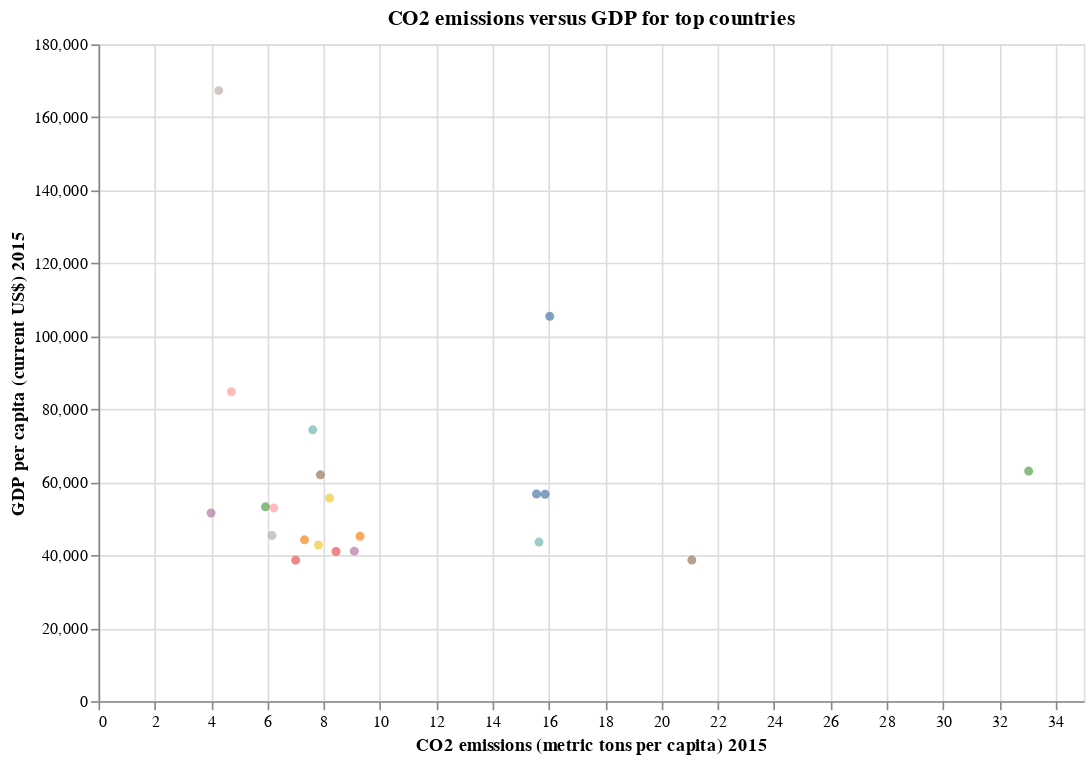

Source (notebook cell):
### Code cell
alt.Chart(source).mark_circle().encode(
    x = alt.X('CO2 emissions (metric tons per capita) 2015'),
    y = alt.Y('GDP per capita (current US$) 2015'),
    color = alt.Color('Country Name:N', legend=None),
    tooltip='Country Name'
).properties(width=600, height=400, title='CO2 emissions versus GDP for top countries' ).interactive()

### Figure 1 — Vega-Lite specification as saved in the notebook (floating-point values rounded to 4 significant figures)
{"config": {"view": {"continuousWidth": 400, "continuousHeight": 300}}, "data": {"name": "data-9548879dc8a8eeed59c2f813a9f66775"}, "mark": "circle", "encoding": {"color": {"field": "Country Name", "legend": null, "type": "nominal"}, "tooltip": {"field": "Country Name", "type": "nominal"}, "x": {"field": "CO2 emissions (metric tons per capita) 2015", "type": "quantitative"}, "y": {"field": "GDP per capita (current US$) 2015", "type": "quantitative"}}, "height": 400, "selection": {"selector009": {"type": "interval", "bind": "scales", "encodings": ["x", "y"]}}, "title": "CO2 emissions versus GDP for top countries", "width": 600, "$schema": "https://vega.github.io/schema/vega-lite/v4.17.0.json", "datasets": {"data-9548879dc8a8eeed59c2f813a9f66775": [{"Country Name": "Liechtenstein", "CO2 emissions (metric tons per capita) 2015": 4.271, "Population, total 2015": 37460.0, "GDP (current US$) 2015": 6268000000.0, "GDP per capita (current US$) 2015": 167300.0}, {"Country Name": "Monaco", "CO2 emissions (metric tons per capita) 2015": null, "Population, total 2015": 37720.0, "GDP (current US$) 2015": 6262000000.0, "GDP per capita (current US$) 2015": 166000.0}, {"Country Name": "Luxembourg", "CO2 emissions (metric tons per capita) 2015": 16.03, "Population, total 2015": 569600.0, "GDP (current US$) 2015": 60070000000.0, "GDP per capita (current US$) 2015": 105500.0}, {"Country Name": "Bermuda", "CO2 emissions (metric tons per capita) 2015": null, "Population, total 2015": 65240.0, "GDP (current US$) 2015": 6655000000.0, "GDP per capita (current US$) 2015": 102000.0}, {"Country Name": "Isle of Man", "CO2 emissions (metric tons per capita) 2015": null, "Population, total 2015": 83230.0, "GDP (current US$) 2015": 7085000000.0, "GDP per capita (current US$) 2015": 85130.0}, {"Country Name": "Switzerland", "CO2 emissions (metric tons per capita) 2015": 4.72, "Population, total 2015": 8282000.0, "GDP (current US$) 2015": 702100000000.0, "GDP per capita (current US$) 2015": 84780.0}, {"Country Name": "Cayman Islands", "CO2 emissions (metric tons per capita) 2015": null, "Population, total 2015": 61720.0, "GDP (current US$) 2015": 4708000000.0, "GDP per capita (current US$) 2015": 76280.0}, {"Country Name": "Macao SAR, China", "CO2 emissions (metric tons per capita) 2015": null, "Population, total 2015": 602100.0, "GDP (current US$) 2015": 45050000000.0, "GDP per capita (current US$) 2015": 74820.0}, {"Country Name": "Norway", "CO2 emissions (metric tons per capita) 2015": 7.611, "Population, total 2015": 5189000.0, "GDP (current US$) 2015": 385800000000.0, "GDP per capita (current US$) 2015": 74360.0}, {"Country Name": "Qatar", "CO2 emissions (metric tons per capita) 2015": 33.04, "Population, total 2015": 2566000.0, "GDP (current US$) 2015": 161700000000.0, "GDP per capita (current US$) 2015": 63040.0}, {"Country Name": "Ireland", "CO2 emissions (metric tons per capita) 2015": 7.882, "Population, total 2015": 4702000.0, "GDP (current US$) 2015": 291600000000.0, "GDP per capita (current US$) 2015": 62010.0}, {"Country Name": "United States", "CO2 emissions (metric tons per capita) 2015": 15.56, "Population, total 2015": 320700000.0, "GDP (current US$) 2015": 18210000000000.0, "GDP per capita (current US$) 2015": 56760.0}, {"Country Name": "Australia", "CO2 emissions (metric tons per capita) 2015": 15.86, "Population, total 2015": 23820000.0, "GDP (current US$) 2015": 1351000000000.0, "GDP per capita (current US$) 2015": 56710.0}, {"Country Name": "Singapore", "CO2 emissions (metric tons per capita) 2015": 8.208, "Population, total 2015": 5535000.0, "GDP (current US$) 2015": 308000000000.0, "GDP per capita (current US$) 2015": 55650.0}, {"Country Name": "Faroe Islands", "CO2 emissions (metric tons per capita) 2015": null, "Population, total 2015": 48060.0, "GDP (current US$) 2015": 2562000000.0, "GDP per capita (current US$) 2015": 53310.0}, {"Country Name": "Denmark", "CO2 emissions (metric tons per capita) 2015": 5.929, "Population, total 2015": 5683000.0, "GDP (current US$) 2015": 302700000000.0, "GDP per capita (current US$) 2015": 53250.0}, {"Country Name": "Iceland", "CO2 emissions (metric tons per capita) 2015": 6.227, "Population, total 2015": 330800.0, "GDP (current US$) 2015": 17520000000.0, "GDP per capita (current US$) 2015": 52950.0}, {"Country Name": "Sweden", "CO2 emissions (metric tons per capita) 2015": 3.999, "Population, total 2015": 9799000.0, "GDP (current US$) 2015": 505100000000.0, "GDP per capita (current US$) 2015": 51550.0}, {"Country Name": "United Kingdom", "CO2 emissions (metric tons per capita) 2015": 6.159, "Population, total 2015": 65120000.0, "GDP (current US$) 2015": 2957000000000.0, "GDP per capita (current US$) 2015": 45400.0}, {"Country Name": "Netherlands", "CO2 emissions (metric tons per capita) 2015": 9.292, "Population, total 2015": 16940000.0, "GDP (current US$) 2015": 765600000000.0, "GDP per capita (current US$) 2015": 45190.0}, {"Country Name": "Greenland", "CO2 emissions (metric tons per capita) 2015": null, "Population, total 2015": 56110.0, "GDP (current US$) 2015": 2499000000.0, "GDP per capita (current US$) 2015": 44540.0}, {"Country Name": "Austria", "CO2 emissions (metric tons per capita) 2015": 7.317, "Population, total 2015": 8643000.0, "GDP (current US$) 2015": 382000000000.0, "GDP per capita (current US$) 2015": 44200.0}, {"Country Name": "Canada", "CO2 emissions (metric tons per capita) 2015": 15.65, "Population, total 2015": 35700000.0, "GDP (current US$) 2015": 1557000000000.0, "GDP per capita (current US$) 2015": 43600.0}, {"Country Name": "Finland", "CO2 emissions (metric tons per capita) 2015": 7.815, "Population, total 2015": 5480000.0, "GDP (current US$) 2015": 234500000000.0, "GDP per capita (current US$) 2015": 42800.0}, {"Country Name": "San Marino", "CO2 emissions (metric tons per capita) 2015": null, "Population, total 2015": 33270.0, "GDP (current US$) 2015": 1419000000.0, "GDP per capita (current US$) 2015": 42660.0}, {"Country Name": "Hong Kong SAR, China", "CO2 emissions (metric tons per capita) 2015": null, "Population, total 2015": 7291000.0, "GDP (current US$) 2015": 309400000000.0, "GDP per capita (current US$) 2015": 42430.0}, {"Country Name": "Germany", "CO2 emissions (metric tons per capita) 2015": 9.087, "Population, total 2015": 81690000.0, "GDP (current US$) 2015": 3358000000000.0, "GDP per capita (current US$) 2015": 41100.0}, {"Country Name": "Belgium", "CO2 emissions (metric tons per capita) 2015": 8.438, "Population, total 2015": 11270000.0, "GDP (current US$) 2015": 462300000000.0, "GDP per capita (current US$) 2015": 41010.0}, {"Country Name": "United Arab Emirates", "CO2 emissions (metric tons per capita) 2015": 21.08, "Population, total 2015": 9263000.0, "GDP (current US$) 2015": 358100000000.0, "GDP per capita (current US$) 2015": 38660.0}, {"Country Name": "New Zealand", "CO2 emissions (metric tons per capita) 2015": 7.003, "Population, total 2015": 4609000.0, "GDP (current US$) 2015": 178100000000.0, "GDP per capita (current US$) 2015": 38630.0}]}}
